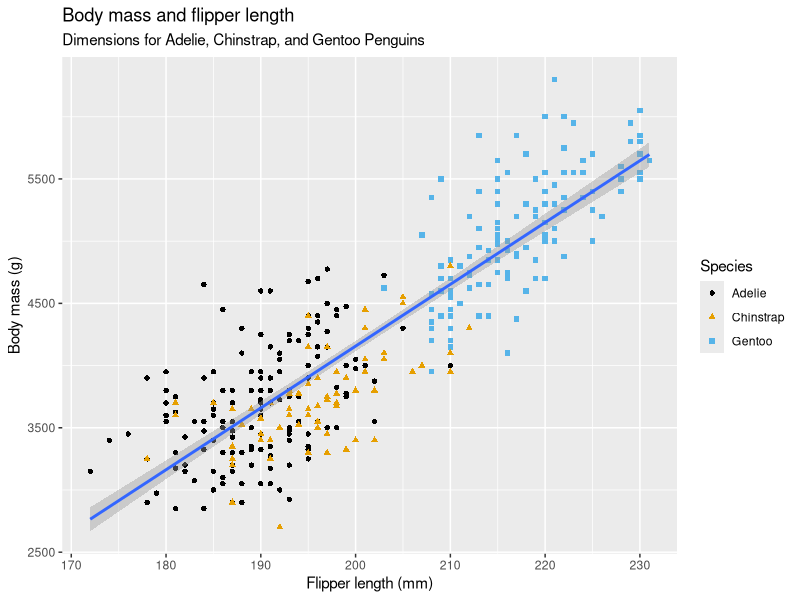
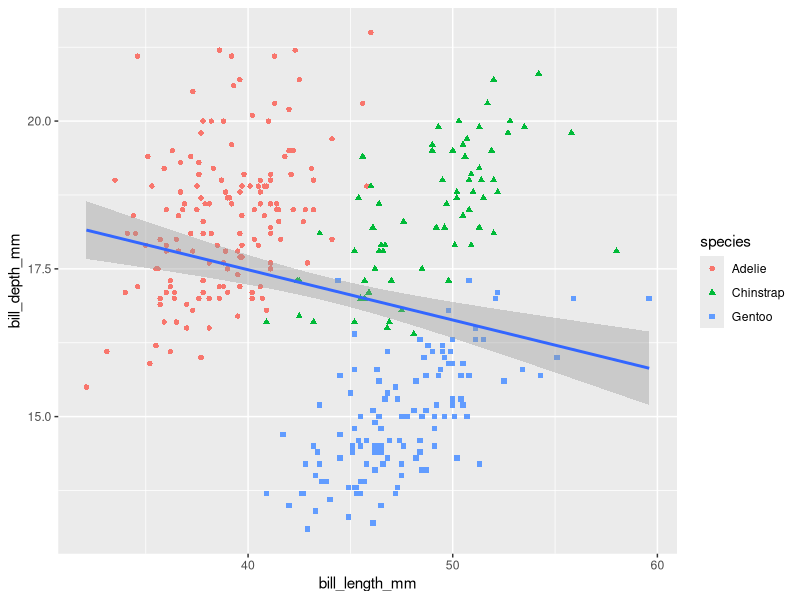
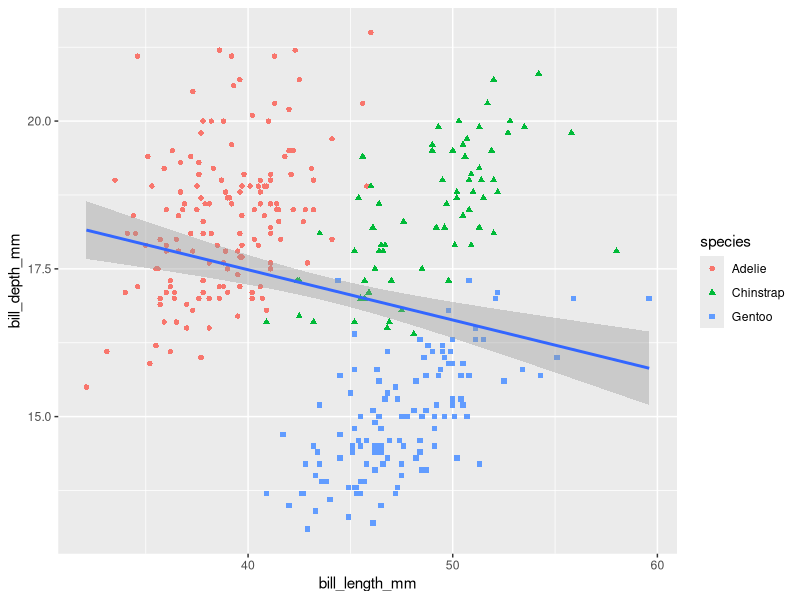
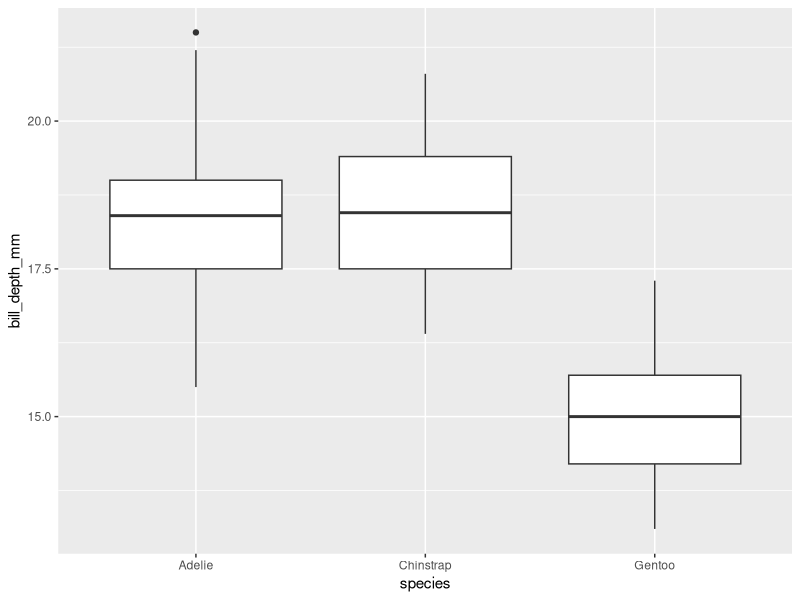
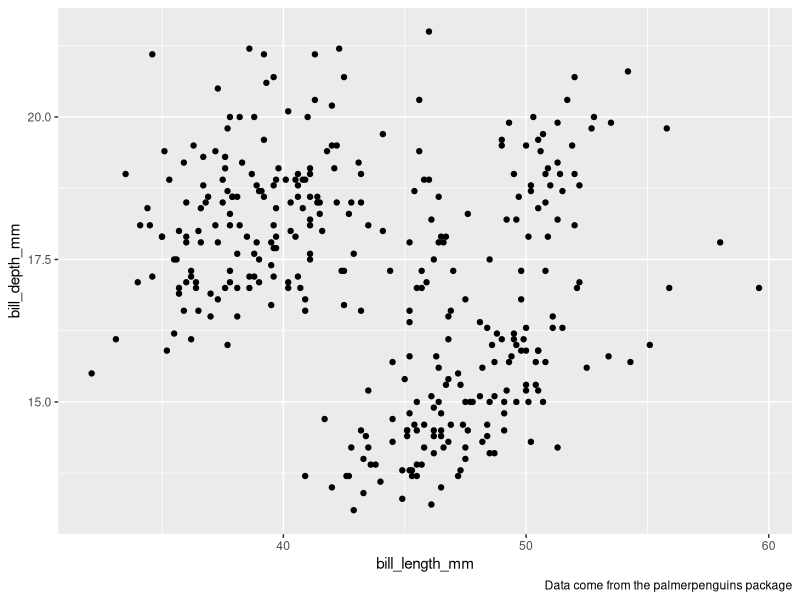
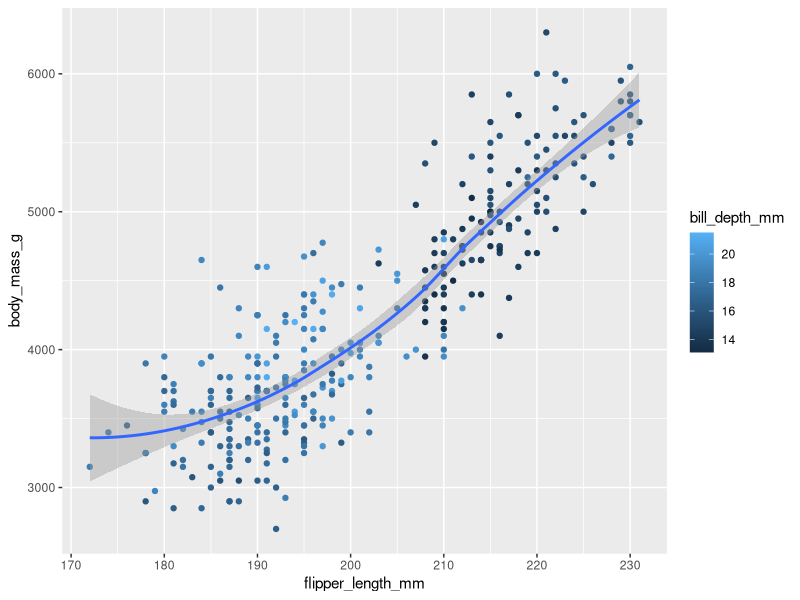
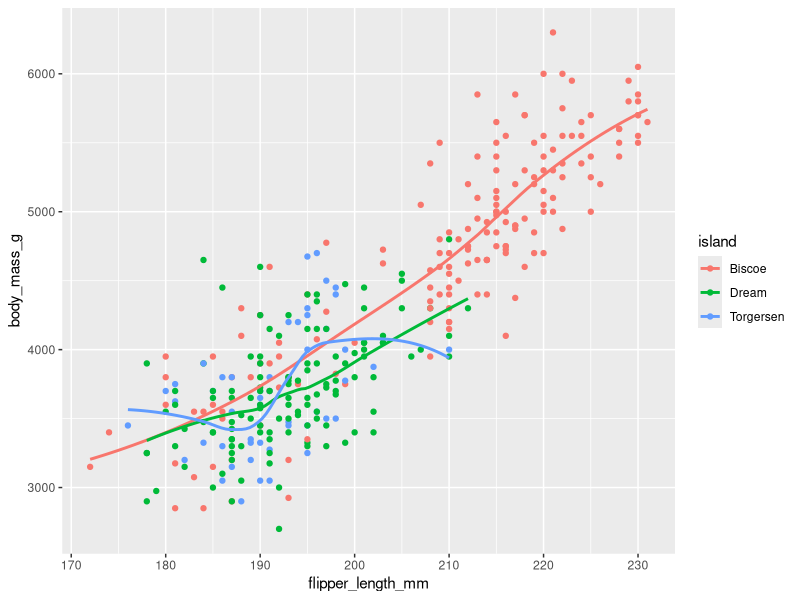
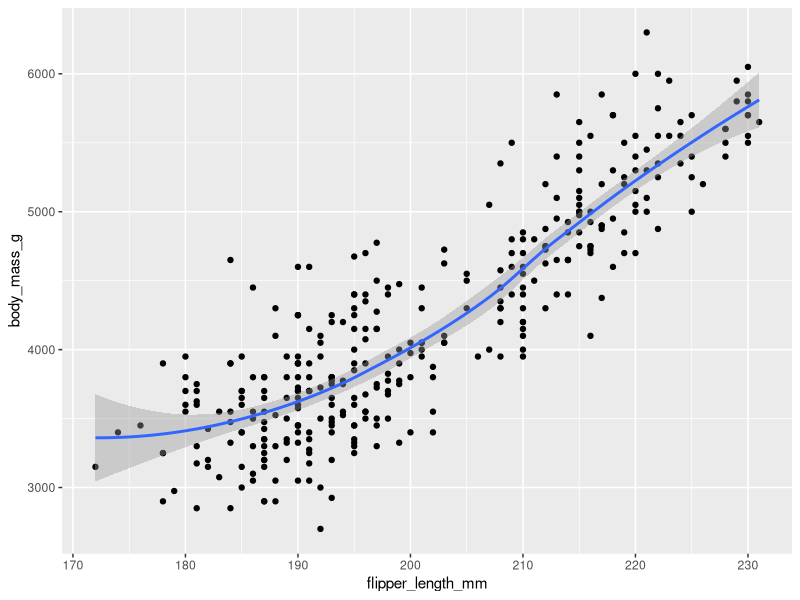

Here is the R script that generated these plots, in order:
library(tidyverse)
library(palmerpenguins)
library(ggthemes)

# 1.2
View(penguins)
?penguins
glimpse(penguins)

ggplot(
  data = penguins,
  mapping = aes(x = flipper_length_mm, y = body_mass_g)
) +
  geom_point(aes(color = species, shape = species)) +
  geom_smooth(method = "lm") +
  labs(
    title = "Body mass and flipper length",
    subtitle = "Dimensions for Adelie, Chinstrap, and Gentoo Penguins",
    x = "Flipper length (mm)", y = "Body mass (g)",
    color = "Species", shape = "Species"
  ) +
  scale_color_colorblind()

# exercises
ggplot(
  data = penguins,
  mapping = aes(x = bill_length_mm, y = bill_depth_mm)
) +
  geom_point(aes(color = species, shape = species)) +
  geom_smooth(method = "lm")

ggplot(
  data = penguins,
  mapping = aes(x = bill_length_mm, y = bill_depth_mm)
) +
  geom_point(aes(color = species, shape = species)) +
  geom_smooth(method = "lm")

ggplot(
  data = penguins,
  mapping = aes(x = species, y = bill_depth_mm)
) +
  geom_boxplot()

ggplot(data = penguins, mapping = aes(x = bill_length_mm, y = bill_depth_mm)) +
  geom_point(na.rm = TRUE) +
  labs(caption = "Data come from the palmerpenguins package")

ggplot(
  data = penguins,
  mapping = aes(x = flipper_length_mm, y = body_mass_g)
) +
  geom_point(aes(color = bill_depth_mm)) +
  geom_smooth(method = "loess")

ggplot(
  data = penguins,
  mapping = aes(x = flipper_length_mm, y = body_mass_g, color = island)
) +
  geom_point() +
  geom_smooth(se = FALSE)

ggplot(
  data = penguins,
  mapping = aes(x = flipper_length_mm, y = body_mass_g)
) +
  geom_point() +
  geom_smooth()

ggplot() +
  geom_point(
    data = penguins,
    mapping = aes(x = flipper_length_mm, y = body_mass_g)
  ) +
  geom_smooth(
    data = penguins,
    mapping = aes(x = flipper_length_mm, y = body_mass_g)
  )

# 1.3
ggplot(penguins, aes(x = flipper_length_mm, y = body_mass_g)) +
  geom_point()

penguins |>
  ggplot(aes(x = flipper_length_mm, y = body_mass_g)) +
  geom_point()

# 1.4
ggplot(penguins, aes(x = species)) +
  geom_bar()

ggplot(penguins, aes(x = fct_infreq(species))) +
  geom_bar()

ggplot(penguins, aes(x = body_mass_g)) +
  geom_histogram(binwidth = 200)

ggplot(penguins, aes(x = body_mass_g)) +
  geom_histogram(binwidth = 20)

ggplot(penguins, aes(x = body_mass_g)) +
  geom_histogram(binwidth = 2000)

ggplot(penguins, aes(x = body_mass_g)) +
  geom_density()

# exercises
ggplot(penguins, aes(y = species)) +
  geom_bar()

ggplot(penguins, aes(x = species)) +
  geom_bar(color = "red")

ggplot(penguins, aes(x = species)) +
  geom_bar(fill = "red")

?diamonds
ggplot(diamonds, aes(x = carat)) +
  geom_histogram(binwidth = 0.02)

# 1.5
ggplot(penguins, aes(x = species, y = body_mass_g)) +
  geom_boxplot()

ggplot(penguins, aes(x = body_mass_g, color = species)) +
  geom_density(linewidth = 0.75)

ggplot(penguins, aes(x = body_mass_g, color = species, fill = species)) +
  geom_density(alpha = 0.2)

ggplot(penguins, aes(x = island, fill = species)) +
  geom_bar()

ggplot(penguins, aes(x = island, fill = species)) +
  geom_bar(position = "fill")

ggplot(penguins, aes(x = flipper_length_mm, y = body_mass_g)) +
  geom_point()

ggplot(penguins, aes(x = flipper_length_mm, y = body_mass_g)) +
  geom_point(aes(color = species, shape = island))

ggplot(penguins, aes(x = flipper_length_mm, y = body_mass_g)) +
  geom_point(aes(color = species, shape = species)) +
  facet_wrap(~island)

# exercises
ggplot(mpg, aes(x = displ, y = hwy)) +
  geom_point(aes(size = cty, shape = drv))

ggplot(penguins, aes(x = bill_length_mm, y = bill_depth_mm)) +
  geom_point(aes(color = species)) +
  facet_wrap(~species)

ggplot(
  data = penguins,
  mapping = aes(
    x = bill_length_mm, y = bill_depth_mm,
    color = species, shape = species
  )
) +
  geom_point() +
  labs(color = "Species", shape = "Species")

ggplot(penguins, aes(x = island, fill = species)) +
  geom_bar(position = "fill")
ggplot(penguins, aes(x = species, fill = island)) +
  geom_bar(position = "fill")

# 1.6
ggplot(penguins, aes(x = flipper_length_mm, y = body_mass_g)) +
  geom_point()
ggsave(filename = "penguin-plot.png")

ggplot(mpg, aes(x = class)) +
  geom_bar()
ggplot(mpg, aes(x = cty, y = hwy)) +
  geom_point()
ggsave("mpg-plot.pdf")
